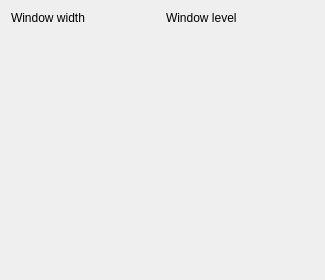
<?xml version="1.0" encoding="UTF-8"?>
<ui version="4.0">
 <class>QInteractorStyleWindowLevel</class>
 <widget class="QWidget" name="QInteractorStyleWindowLevel">
  <property name="geometry">
   <rect>
    <x>0</x>
    <y>0</y>
    <width>325</width>
    <height>280</height>
   </rect>
  </property>
  <property name="windowTitle">
   <string>QInteractorStyleWindowLevel</string>
  </property>
  <layout class="QVBoxLayout" name="verticalLayout">
   <item>
    <layout class="QHBoxLayout" name="horizontalLayout">
     <item>
      <widget class="QLabel" name="label">
       <property name="sizePolicy">
        <sizepolicy hsizetype="Preferred" vsizetype="Minimum">
         <horstretch>0</horstretch>
         <verstretch>0</verstretch>
        </sizepolicy>
       </property>
       <property name="text">
        <string>Window width</string>
       </property>
      </widget>
     </item>
     <item>
      <widget class="QLabel" name="label_4">
       <property name="sizePolicy">
        <sizepolicy hsizetype="Preferred" vsizetype="Minimum">
         <horstretch>0</horstretch>
         <verstretch>0</verstretch>
        </sizepolicy>
       </property>
       <property name="text">
        <string>Window level</string>
       </property>
      </widget>
     </item>
    </layout>
   </item>
   <item>
    <layout class="QGridLayout" name="gridLayout"/>
   </item>
   <item>
    <spacer name="verticalSpacer">
     <property name="orientation">
      <enum>Qt::Vertical</enum>
     </property>
     <property name="sizeHint" stdset="0">
      <size>
       <width>20</width>
       <height>40</height>
      </size>
     </property>
    </spacer>
   </item>
  </layout>
 </widget>
 <layoutdefault spacing="6" margin="11"/>
 <resources/>
 <connections/>
</ui>
